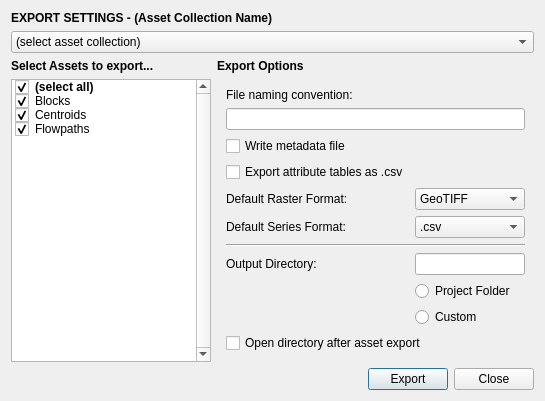
<?xml version="1.0" encoding="UTF-8"?>
<ui version="4.0">
 <class>Dialog</class>
 <widget class="QDialog" name="Dialog">
  <property name="geometry">
   <rect>
    <x>0</x>
    <y>0</y>
    <width>545</width>
    <height>381</height>
   </rect>
  </property>
  <property name="windowTitle">
   <string>Dialog</string>
  </property>
  <layout class="QVBoxLayout" name="verticalLayout">
   <item>
    <widget class="QLabel" name="title">
     <property name="text">
      <string>&lt;html&gt;&lt;head/&gt;&lt;body&gt;&lt;p&gt;&lt;span style=&quot; font-size:9pt; font-weight:600;&quot;&gt;EXPORT SETTINGS - (Asset Collection Name)&lt;/span&gt;&lt;/p&gt;&lt;/body&gt;&lt;/html&gt;</string>
     </property>
    </widget>
   </item>
   <item>
    <widget class="QWidget" name="widget" native="true">
     <layout class="QGridLayout" name="gridLayout">
      <property name="leftMargin">
       <number>0</number>
      </property>
      <property name="topMargin">
       <number>0</number>
      </property>
      <property name="rightMargin">
       <number>0</number>
      </property>
      <property name="bottomMargin">
       <number>0</number>
      </property>
      <item row="2" column="0">
       <widget class="QListWidget" name="asset_col_list">
        <property name="maximumSize">
         <size>
          <width>200</width>
          <height>16777215</height>
         </size>
        </property>
        <property name="verticalScrollBarPolicy">
         <enum>Qt::ScrollBarAlwaysOn</enum>
        </property>
        <item>
         <property name="text">
          <string>(select all)</string>
         </property>
         <property name="font">
          <font>
           <weight>75</weight>
           <bold>true</bold>
          </font>
         </property>
         <property name="checkState">
          <enum>Checked</enum>
         </property>
        </item>
        <item>
         <property name="text">
          <string>Blocks</string>
         </property>
         <property name="checkState">
          <enum>Checked</enum>
         </property>
        </item>
        <item>
         <property name="text">
          <string>Centroids</string>
         </property>
         <property name="checkState">
          <enum>Checked</enum>
         </property>
        </item>
        <item>
         <property name="text">
          <string>Flowpaths</string>
         </property>
         <property name="checkState">
          <enum>Checked</enum>
         </property>
        </item>
       </widget>
      </item>
      <item row="2" column="1">
       <widget class="QWidget" name="export_options_widget" native="true">
        <layout class="QGridLayout" name="gridLayout_2">
         <item row="4" column="0">
          <widget class="QLabel" name="export_rasterfmt_lbl">
           <property name="text">
            <string>Default Raster Format:</string>
           </property>
          </widget>
         </item>
         <item row="8" column="1">
          <widget class="QRadioButton" name="exportdir_project_radio">
           <property name="text">
            <string>Project Folder</string>
           </property>
          </widget>
         </item>
         <item row="7" column="1">
          <widget class="QLineEdit" name="exportdir_line"/>
         </item>
         <item row="2" column="0" colspan="2">
          <widget class="QCheckBox" name="export_metadata_check">
           <property name="text">
            <string>Write metadata file</string>
           </property>
          </widget>
         </item>
         <item row="1" column="0" colspan="2">
          <widget class="QLineEdit" name="export_filename_line"/>
         </item>
         <item row="6" column="0" colspan="2">
          <widget class="Line" name="line">
           <property name="orientation">
            <enum>Qt::Horizontal</enum>
           </property>
          </widget>
         </item>
         <item row="5" column="1">
          <widget class="QComboBox" name="export_seriesfmt_combo">
           <item>
            <property name="text">
             <string>.csv</string>
            </property>
           </item>
           <item>
            <property name="text">
             <string>.txt</string>
            </property>
           </item>
          </widget>
         </item>
         <item row="12" column="0" colspan="2">
          <spacer name="verticalSpacer_2">
           <property name="orientation">
            <enum>Qt::Vertical</enum>
           </property>
           <property name="sizeHint" stdset="0">
            <size>
             <width>20</width>
             <height>40</height>
            </size>
           </property>
          </spacer>
         </item>
         <item row="10" column="0" colspan="2">
          <widget class="QCheckBox" name="exportdir_open_check">
           <property name="text">
            <string>Open directory after asset export</string>
           </property>
           <property name="icon">
            <iconset resource="../graphics/ubeats.qrc">
             <normaloff>:/icons/folder-open-icon.png</normaloff>:/icons/folder-open-icon.png</iconset>
           </property>
          </widget>
         </item>
         <item row="5" column="0">
          <widget class="QLabel" name="export_seriesfmt_lbl">
           <property name="text">
            <string>Default Series Format:</string>
           </property>
          </widget>
         </item>
         <item row="4" column="1">
          <widget class="QComboBox" name="export_rasterfmt_combo">
           <item>
            <property name="text">
             <string>GeoTIFF</string>
            </property>
           </item>
           <item>
            <property name="text">
             <string>ASCII</string>
            </property>
           </item>
          </widget>
         </item>
         <item row="0" column="0" colspan="2">
          <widget class="QLabel" name="export_filename_lbl">
           <property name="text">
            <string>File naming convention:</string>
           </property>
          </widget>
         </item>
         <item row="7" column="0">
          <widget class="QLabel" name="exportdir_lbl">
           <property name="text">
            <string>Output Directory:</string>
           </property>
          </widget>
         </item>
         <item row="9" column="1">
          <widget class="QRadioButton" name="exportdir_custom_radio">
           <property name="text">
            <string>Custom</string>
           </property>
          </widget>
         </item>
         <item row="3" column="0">
          <widget class="QCheckBox" name="export_csvtable_check">
           <property name="text">
            <string>Export attribute tables as .csv</string>
           </property>
          </widget>
         </item>
        </layout>
       </widget>
      </item>
      <item row="0" column="0" colspan="2">
       <widget class="QComboBox" name="asset_col_combo">
        <item>
         <property name="text">
          <string>(select asset collection)</string>
         </property>
        </item>
       </widget>
      </item>
      <item row="1" column="0">
       <widget class="QLabel" name="asset_col_list_title">
        <property name="text">
         <string>&lt;html&gt;&lt;head/&gt;&lt;body&gt;&lt;p&gt;&lt;span style=&quot; font-weight:600;&quot;&gt;Select Assets to export...&lt;/span&gt;&lt;/p&gt;&lt;/body&gt;&lt;/html&gt;</string>
        </property>
       </widget>
      </item>
      <item row="1" column="1">
       <widget class="QLabel" name="export_options_title">
        <property name="text">
         <string>&lt;html&gt;&lt;head/&gt;&lt;body&gt;&lt;p&gt;&lt;span style=&quot; font-weight:600;&quot;&gt;Export Options&lt;/span&gt;&lt;/p&gt;&lt;/body&gt;&lt;/html&gt;</string>
        </property>
       </widget>
      </item>
     </layout>
    </widget>
   </item>
   <item>
    <widget class="QWidget" name="buttons_widget" native="true">
     <layout class="QHBoxLayout" name="horizontalLayout">
      <property name="leftMargin">
       <number>0</number>
      </property>
      <property name="topMargin">
       <number>0</number>
      </property>
      <property name="rightMargin">
       <number>0</number>
      </property>
      <property name="bottomMargin">
       <number>0</number>
      </property>
      <item>
       <spacer name="horizontalSpacer">
        <property name="orientation">
         <enum>Qt::Horizontal</enum>
        </property>
        <property name="sizeHint" stdset="0">
         <size>
          <width>40</width>
          <height>20</height>
         </size>
        </property>
       </spacer>
      </item>
      <item>
       <widget class="QPushButton" name="export_button">
        <property name="text">
         <string>Export</string>
        </property>
        <property name="icon">
         <iconset resource="../graphics/ubeats.qrc">
          <normaloff>:/icons/export-icon.png</normaloff>:/icons/export-icon.png</iconset>
        </property>
       </widget>
      </item>
      <item>
       <widget class="QPushButton" name="close_button">
        <property name="text">
         <string>Close</string>
        </property>
        <property name="icon">
         <iconset resource="../graphics/ubeats.qrc">
          <normaloff>:/icons/delete-icon.png</normaloff>:/icons/delete-icon.png</iconset>
        </property>
       </widget>
      </item>
     </layout>
    </widget>
   </item>
  </layout>
 </widget>
 <resources>
  <include location="../graphics/ubeats.qrc"/>
 </resources>
 <connections>
  <connection>
   <sender>close_button</sender>
   <signal>clicked()</signal>
   <receiver>Dialog</receiver>
   <slot>reject()</slot>
   <hints>
    <hint type="sourcelabel">
     <x>498</x>
     <y>359</y>
    </hint>
    <hint type="destinationlabel">
     <x>272</x>
     <y>190</y>
    </hint>
   </hints>
  </connection>
 </connections>
</ui>
